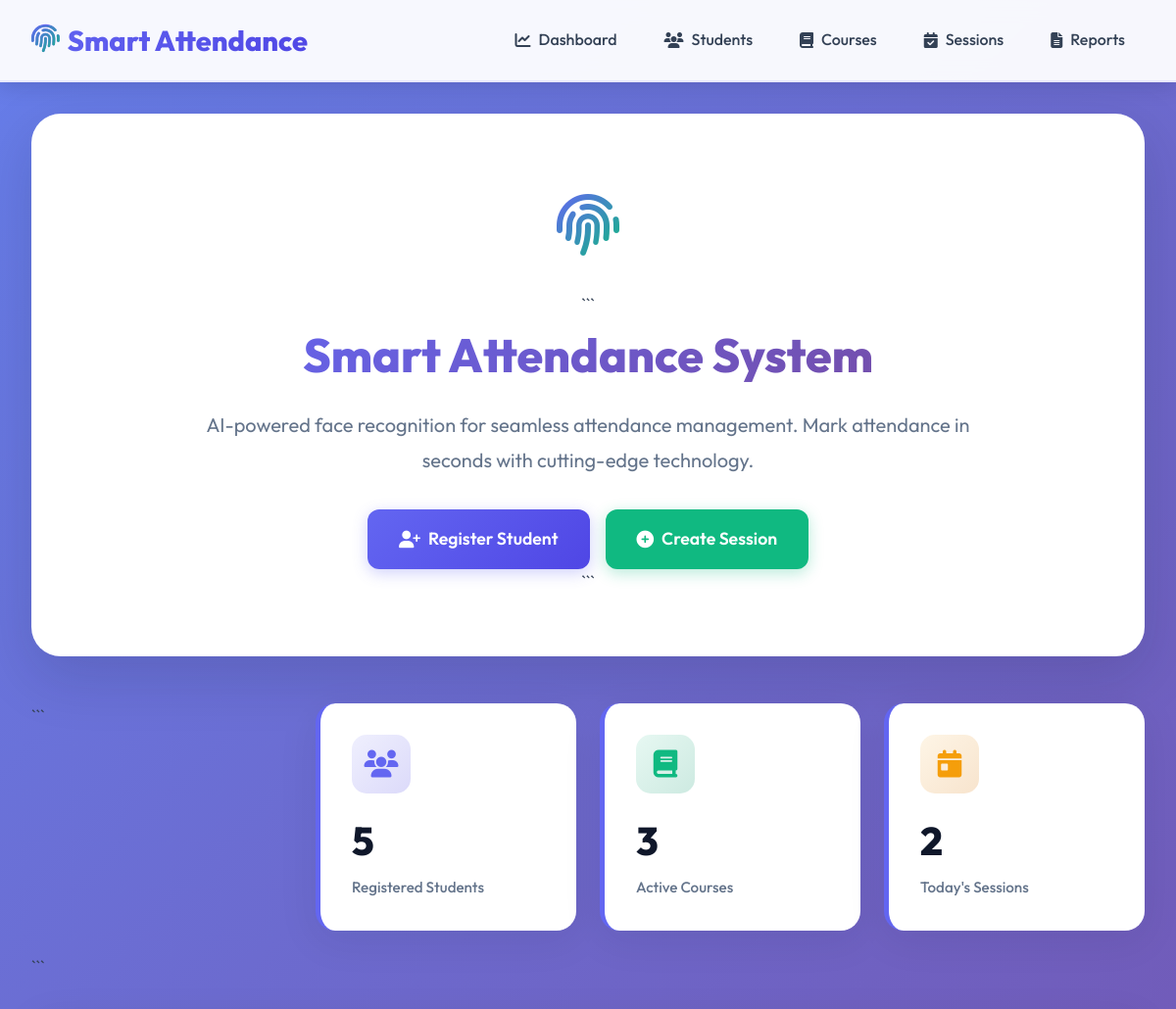
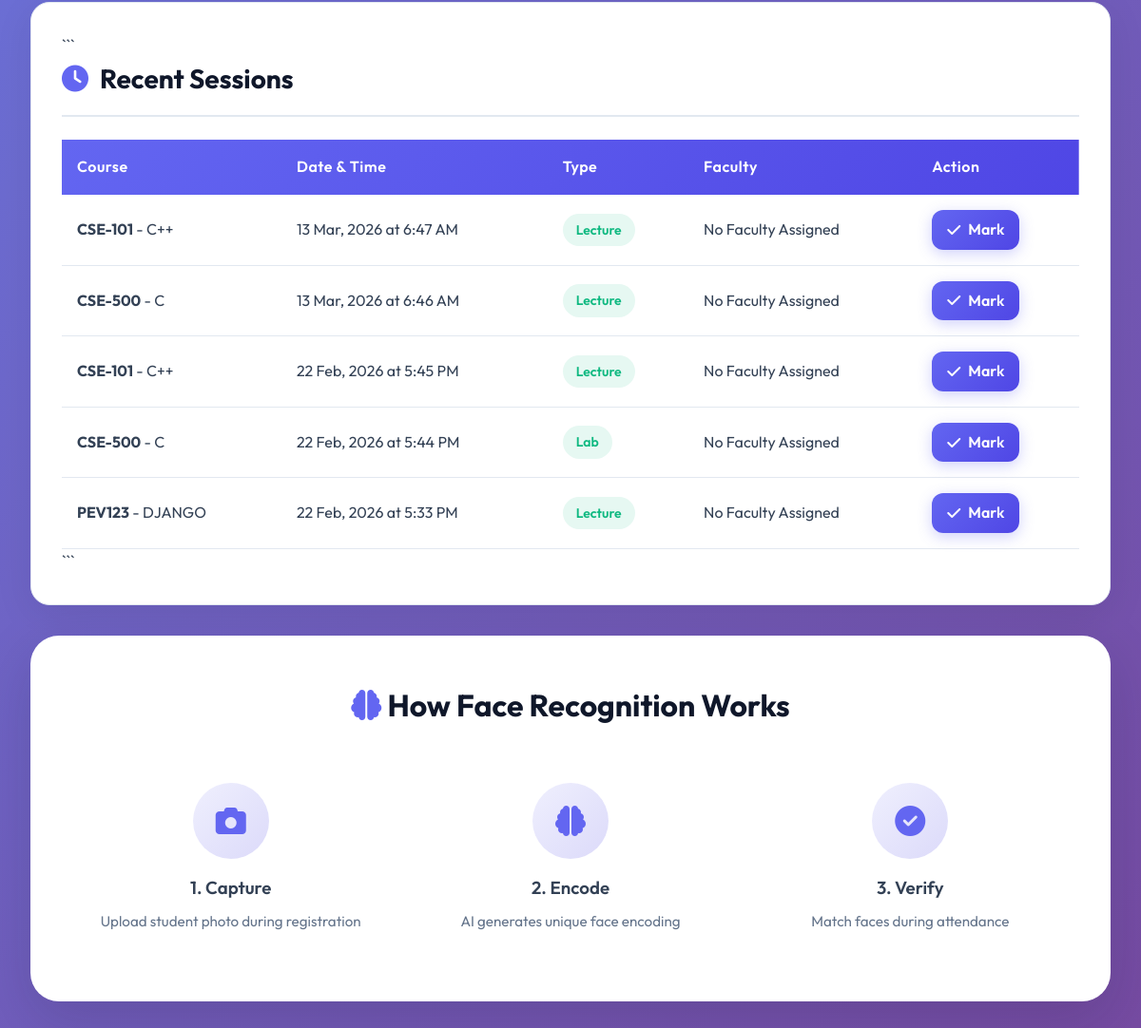
The page / on the database its author committed (2 pictures, top to bottom).
### core/models.py (models this page shows, shortened)
class AttendanceSession(models.Model):
    course = models.ForeignKey(Course, on_delete=models.CASCADE, related_name='sessions')
    faculty = models.ForeignKey(User, on_delete=models.SET_NULL, null=True)
    session_date = models.DateField(default=timezone.now)
    session_time = models.TimeField(default=timezone.now)
    session_type = models.CharField(
        max_length=20,
        choices=[
            ('lecture', 'Lecture'),
            ('lab', 'Lab'),
            ('tutorial', 'Tutorial'),
        ],
        default='lecture'
    )
    created_at = models.DateTimeField(auto_now_add=True)
    is_active = models.BooleanField(default=True)
    class Meta:
        ordering = ['-session_date', '-session_time']
        unique_together = ['course', 'session_date', 'session_time']

class Course(models.Model):
    course_code = models.CharField(max_length=20, unique=True)
    course_name = models.CharField(max_length=200)
    faculty = models.ForeignKey(User, on_delete=models.SET_NULL, null=True, related_name='courses')
    created_at = models.DateTimeField(auto_now_add=True)
    class Meta:
        ordering = ['course_name']

### core/views.py (the view)
# urls.py: path('', views.home, name='home'),
def home(request):
    context = {
        'total_students': Student.objects.filter(is_active=True).count(),
        'total_courses': Course.objects.count(),
        'today_sessions': AttendanceSession.objects.filter(
            session_date=timezone.now().date()
        ).count(),
        'recent_sessions': AttendanceSession.objects.all()[:5],
    }
    return render(request, 'core/home.html', context)

### core/templates/core/home.html (shortened to what this page needs)
{% extends 'core/base.html' %}
{% block content %}
<div class="hero" style="background: white; border-radius: 30px; padding: 4rem 3rem; box-shadow: 0 20px 60px rgba(15, 23, 42, 0.15); text-align: center; margin-bottom: 3rem;">
    <div style="max-width: 800px; margin: 0 auto;">
        <div style="font-size: 4rem; margin-bottom: 1rem;">
            <i class="fas fa-fingerprint" style="background: linear-gradient(135deg, #6366f1, #10b981); -webkit-background-clip: text; -webkit-text-fill-color: transparent;"></i>
        </div>
```
    <h1 style="font-size: 3rem; font-weight: 800; margin-bottom: 1rem; background: linear-gradient(135deg, #6366f1, #764ba2); -webkit-background-clip: text; -webkit-text-fill-color: transparent;">
        Smart Attendance System
    </h1>
    <p style="font-size: 1.25rem; color: #64748b; margin-bottom: 2rem; line-height: 1.8;">
        AI-powered face recognition for seamless attendance management.
        Mark attendance in seconds with cutting-edge technology.
    </p>
    <div style="display: flex; gap: 1rem; justify-content: center; flex-wrap: wrap;">
        <a href="{% url 'student_register' %}" class="btn btn-primary" style="font-size: 1.1rem; padding: 1rem 2rem;">
            <i class="fas fa-user-plus"></i> Register Student
        </a>
        <a href="{% url 'session_create' %}" class="btn btn-secondary" style="font-size: 1.1rem; padding: 1rem 2rem;">
            <i class="fas fa-plus-circle"></i> Create Session
        </a>
    </div>
</div>
```
</div>
<div class="stats-grid">
```
<div class="stat-card primary">
    <div class="stat-icon">
        <i class="fas fa-users"></i>
    </div>
    <div class="stat-number">{{ total_students }}</div>
    <div class="stat-label">Registered Students</div>
</div>
<div class="stat-card success">
    <div class="stat-icon">
        <i class="fas fa-book"></i>
    </div>
    <div class="stat-number">{{ total_courses }}</div>
    <div class="stat-label">Active Courses</div>
</div>
<div class="stat-card warning">
    <div class="stat-icon">
        <i class="fas fa-calendar-day"></i>
    </div>
    <div class="stat-number">{{ today_sessions }}</div>
    <div class="stat-label">Today's Sessions</div>
</div>
```
</div>
<div class="card">
```
<div class="card-header">
    <h2 class="card-title">
        <i class="fas fa-clock"></i> Recent Sessions
    </h2>
</div>
{% if recent_sessions %}
<table class="table">
    <thead>
        <tr>
            <th>Course</th>
            <th>Date & Time</th>
            <th>Type</th>
            <th>Faculty</th>
            <th>Action</th>
        </tr>
    </thead>
    <tbody>
        {% for session in recent_sessions %}
        <tr>
            <td>
                <strong>{{ session.course.course_code }}</strong> -
                {{ session.course.course_name }}
            </td>
            <td>
                {{ session.session_date|date:"d M, Y" }}
                at
                {{ session.session_time|time:"g:i A" }}
            </td>
            <td>
                <span class="badge badge-success">
                    {{ session.get_session_type_display }}
                </span>
            </td>
            <td>
                {% if session.faculty %}
                    {{ session.faculty.get_full_name|default:session.faculty.username }}
                {% else %}
                    No Faculty Assigned
                {% endif %}
            </td>
            <td>
                <a href="{% url 'mark_attendance' session.id %}" class="btn btn-primary" style="padding:0.5rem 1rem;">
                    <i class="fas fa-check"></i> Mark
                </a>
            </td>
        </tr>
        {% endfor %}
    </tbody>
</table>
{% endif %}
```
</div>
<div style="background:white; border-radius:30px; padding:3rem; box-shadow:0 20px 60px rgba(15,23,42,0.15); text-align:center;">
<h2 style="font-size:2rem; font-weight:700; margin-bottom:1.5rem; color:#0f172a;">
<i class="fas fa-brain" style="color:#6366f1;"></i>
How Face Recognition Works
</h2>
<div style="display:grid; grid-template-columns:repeat(auto-fit,minmax(250px,1fr)); gap:2rem; margin-top:2rem;">
<div style="padding:1.5rem;">
<div style="width:80px;height:80px;border-radius:50%;background:linear-gradient(135deg,rgba(99,102,241,0.1),rgba(79,70,229,0.2));display:flex;align-items:center;justify-content:center;margin:0 auto 1rem;font-size:2rem;color:#6366f1;">
<i class="fas fa-camera"></i>
</div>
<h3 style="font-weight:600;margin-bottom:0.5rem;">1. Capture</h3>
<p style="color:#64748b;font-size:0.95rem;">Upload student photo during registration</p>
</div>
<div style="padding:1.5rem;">
<div style="width:80px;height:80px;border-radius:50%;background:linear-gradient(135deg,rgba(99,102,241,0.1),rgba(79,70,229,0.2));display:flex;align-items:center;justify-content:center;margin:0 auto 1rem;font-size:2rem;color:#6366f1;">
<i class="fas fa-brain"></i>
</div>
<h3 style="font-weight:600;margin-bottom:0.5rem;">2. Encode</h3>
<p style="color:#64748b;font-size:0.95rem;">AI generates unique face encoding</p>
</div>
<div style="padding:1.5rem;">
<div style="width:80px;height:80px;border-radius:50%;background:linear-gradient(135deg,rgba(99,102,241,0.1),rgba(79,70,229,0.2));display:flex;align-items:center;justify-content:center;margin:0 auto 1rem;font-size:2rem;color:#6366f1;">
<i class="fas fa-check-circle"></i>
</div>
<h3 style="font-weight:600;margin-bottom:0.5rem;">3. Verify</h3>
<p style="color:#64748b;font-size:0.95rem;">Match faces during attendance</p>
</div>
</div>
</div>
{% endblock %}

### core/templates/core/base.html (shortened to what this page needs)
<!DOCTYPE html>
<html lang="en">
<head>
    <link rel="stylesheet" href="https://cdnjs.cloudflare.com/ajax/libs/font-awesome/6.4.0/css/all.min.css">
</head>
<body>
    <nav class="navbar">
        <div class="nav-container">
            <a href="{% url 'home' %}" class="logo">
                <i class="fas fa-fingerprint"></i>
                <span>Smart Attendance</span>
            </a>
            <ul class="nav-links">
                <li><a href="{% url 'dashboard' %}"><i class="fas fa-chart-line"></i> Dashboard</a></li>
                <li><a href="{% url 'student_list' %}"><i class="fas fa-users"></i> Students</a></li>
                <li><a href="{% url 'course_list' %}"><i class="fas fa-book"></i> Courses</a></li>
                <li><a href="{% url 'session_list' %}"><i class="fas fa-calendar-check"></i> Sessions</a></li>
                <li><a href="{% url 'attendance_report' %}"><i class="fas fa-file-alt"></i> Reports</a></li>
            </ul>
        </div>
    </nav>
    <div class="container">
        {% block content %}{% endblock %}
    </div>
</body>
</html>

### core/templates/core/base.html (style rules this page uses)
:root { --primary: #6366f1; --primary-dark: #4f46e5; --primary-light: #818cf8; --secondary: #10b981; --danger: #ef4444; --warning: #f59e0b; --dark: #0f172a; --dark-light: #1e293b; --light: #f8fafc; --text: #334155; --text-light: #64748b; --border: #e2e8f0; --shadow: rgba(15, 23, 42, 0.08); --shadow-lg: rgba(15, 23, 42, 0.15); }
* { margin: 0; padding: 0; box-sizing: border-box; }
body { font-family: 'Outfit', sans-serif; background: linear-gradient(135deg, #667eea 0%, #764ba2 100%); background-attachment: fixed; color: var(--text); line-height: 1.6; min-height: 100vh; }
.navbar { background: rgba(255, 255, 255, 0.95); backdrop-filter: blur(10px); padding: 1rem 0; box-shadow: 0 4px 20px var(--shadow-lg); position: sticky; top: 0; z-index: 1000; border-bottom: 2px solid rgba(99, 102, 241, 0.1); }
.nav-container { max-width: 1400px; margin: 0 auto; padding: 0 2rem; display: flex; justify-content: space-between; align-items: center; }
.logo { font-size: 1.8rem; font-weight: 800; background: linear-gradient(135deg, var(--primary), var(--primary-dark)); -webkit-background-clip: text; -webkit-text-fill-color: transparent; background-clip: text; display: flex; align-items: center; gap: 0.5rem; text-decoration: none; }
.logo i { background: linear-gradient(135deg, var(--primary), var(--secondary)); -webkit-background-clip: text; -webkit-text-fill-color: transparent; background-clip: text; }
.nav-links { display: flex; gap: 0.5rem; list-style: none; align-items: center; }
.nav-links a { text-decoration: none; color: var(--text); padding: 0.75rem 1.25rem; border-radius: 12px; font-weight: 500; transition: all 0.3s ease; display: flex; align-items: center; gap: 0.5rem; }
.container { max-width: 1400px; margin: 2rem auto; padding: 0 2rem; }
.card { background: white; border-radius: 20px; padding: 2rem; box-shadow: 0 10px 40px var(--shadow); margin-bottom: 2rem; border: 1px solid var(--border); transition: transform 0.3s ease, box-shadow 0.3s ease; }
.card-header { margin-bottom: 1.5rem; padding-bottom: 1rem; border-bottom: 2px solid var(--border); }
.card-title { font-size: 1.75rem; font-weight: 700; color: var(--dark); display: flex; align-items: center; gap: 0.75rem; }
.card-title i { color: var(--primary); }
.btn { padding: 0.875rem 1.75rem; border: none; border-radius: 12px; font-size: 1rem; font-weight: 600; cursor: pointer; transition: all 0.3s ease; display: inline-flex; align-items: center; gap: 0.5rem; text-decoration: none; font-family: 'Outfit', sans-serif; }
.btn-primary { background: linear-gradient(135deg, var(--primary), var(--primary-dark)); color: white; box-shadow: 0 4px 15px rgba(99, 102, 241, 0.3); }
.btn-secondary { background: var(--secondary); color: white; box-shadow: 0 4px 15px rgba(16, 185, 129, 0.3); }
.stats-grid { display: grid; grid-template-columns: repeat(auto-fit, minmax(250px, 1fr)); gap: 1.5rem; margin-bottom: 2rem; }
.stat-card { background: white; border-radius: 20px; padding: 2rem; box-shadow: 0 10px 40px var(--shadow); border-left: 5px solid var(--primary); transition: all 0.3s ease; }
.stat-icon { width: 60px; height: 60px; border-radius: 15px; display: flex; align-items: center; justify-content: center; font-size: 1.75rem; margin-bottom: 1rem; }
.stat-card.primary .stat-icon { background: linear-gradient(135deg, rgba(99, 102, 241, 0.1), rgba(79, 70, 229, 0.2)); color: var(--primary); }
.stat-card.success .stat-icon { background: linear-gradient(135deg, rgba(16, 185, 129, 0.1), rgba(5, 150, 105, 0.2)); color: var(--secondary); border-left-color: var(--secondary); }
.stat-card.warning .stat-icon { background: linear-gradient(135deg, rgba(245, 158, 11, 0.1), rgba(217, 119, 6, 0.2)); color: var(--warning); border-left-color: var(--warning); }
.stat-number { font-size: 2.5rem; font-weight: 800; color: var(--dark); margin-bottom: 0.25rem; }
.stat-label { color: var(--text-light); font-weight: 500; font-size: 0.95rem; }
.table { width: 100%; border-collapse: collapse; margin-top: 1rem; }
.table thead { background: linear-gradient(135deg, var(--primary), var(--primary-dark)); color: white; }
.table th, .table td { padding: 1rem; text-align: left; }
.table th { font-weight: 600; letter-spacing: 0.5px; }
.table tbody tr { border-bottom: 1px solid var(--border); transition: background 0.2s ease; }
.badge { padding: 0.375rem 0.875rem; border-radius: 20px; font-size: 0.875rem; font-weight: 600; display: inline-block; }
.badge-success { background: rgba(16, 185, 129, 0.1); color: var(--secondary); }

### rows shown on the page
AttendanceSession: course.course_code "CSE-101", course.course_name "C++", session_date "13 Mar, 2026", session_time "6:47 AM", session_type "Lecture", shows "No Faculty Assigned"
AttendanceSession: course.course_code "CSE-500", course.course_name "C", session_date "13 Mar, 2026", session_time "6:46 AM", session_type "Lecture", shows "No Faculty Assigned"
AttendanceSession: course.course_code "CSE-101", course.course_name "C++", session_date "22 Feb, 2026", session_time "5:45 PM", session_type "Lecture", shows "No Faculty Assigned"
AttendanceSession: course.course_code "CSE-500", course.course_name "C", session_date "22 Feb, 2026", session_time "5:44 PM", session_type "Lab", shows "No Faculty Assigned"
AttendanceSession: course.course_code "PEV123", course.course_name "DJANGO", session_date "22 Feb, 2026", session_time "5:33 PM", session_type "Lecture", shows "No Faculty Assigned"

### other values the page prints
{{ total_students }} "5"
{{ total_courses }} "3"
{{ today_sessions }} "2"
